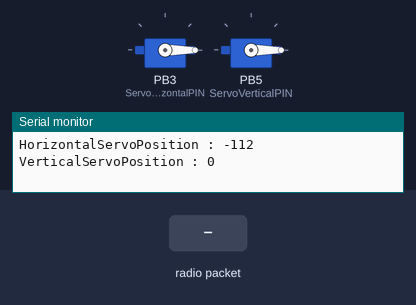
A sketch run on a simulated ATtiny85, built with avr-gcc and run on an emulated ATtiny85. On the bench: 2 × servo, the last lines printed to the serial monitor. The test bench sets the inputs (shaded band). No radio packets arrive unless stated.

Above: at 1.2 s.
1.3 s: radio packet "1" arrives
At 1.8 s:
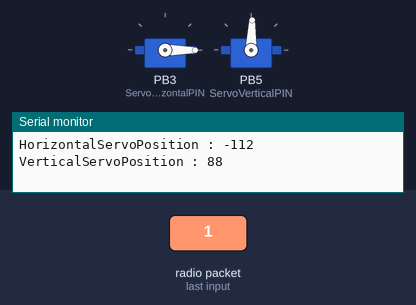
2.9 s: radio packet "0" arrives
At 3.4 s:
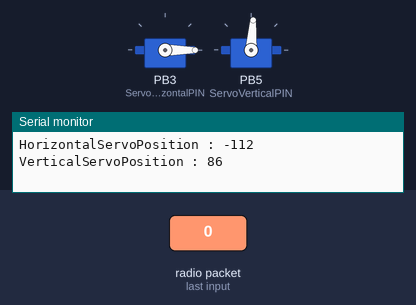
Timing chart, 0 to 5.9 s (numbered marks = the images above; inputs shaded):
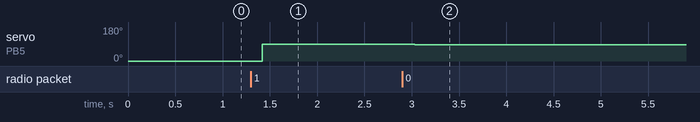

Measured:
- after the input at 1.3 s, servo on PB5 (ServoVerticalPIN): 0° → 88° after 0.12 s
- after the input at 2.9 s, servo on PB5 (ServoVerticalPIN): 88° → 86° after 0.13 s

The sketch:

nrf201l01_test_recieve.ino
```cpp
/* YourDuinoStarter Example:RECEIVE nRF24L01 Joystick data to control Pan Tilt Servos Over Radio.
   QUESTIONS? terry@yourduino.com
 -WHAT IT DOES:
  -Receives Joystick Analog Values over a nRF24L01 Radio Link, using the Radiohead library.
  - Sends Joystick position to 2 servos, usually X,Y to pan-tilt arrangement
  - TODO! Send the Joystick push-down click to turn Laser on and off
 - SEE the comments after "//" on each line below
 - CONNECTIONS: nRF24L01 Modules See:
 http://arduino-info.wikispaces.com/Nrf24L01-2.4GHz-HowTo
   1 - GND
   2 - VCC 3.3V !!! NOT 5V
   3 - CE to Arduino pin 8
   4 - CSN to Arduino pin 10
   5 - SCK to Arduino pin 13
   6 - MOSI to Arduino pin 11
   7 - MISO to Arduino pin 12
   8 - UNUSED


   -V2.00 7/12/14 by Noah King
   Based on examples at http://www.airspayce.com/mikem/arduino/RadioHead/index.html
*/

/*-----( Import needed libraries )-----*/
// SEE http://arduino-info.wikispaces.com/Arduino-Libraries  !!
// NEED the SoftwareServo library installed
// http://playground.arduino.cc/uploads/ComponentLib/SoftwareServo.zip
#include <SoftwareServo.h>  // Regular Servo library creates timer conflict!

// NEED the RadioHead Library installed!
// http://www.airspayce.com/mikem/arduino/RadioHead/RadioHead-1.23.zip
#include <RHReliableDatagram.h>
#include <RH_NRF24.h>

#include <SPI.h>

/*-----( Declare Constants and Pin Numbers )-----*/
#define CLIENT_ADDRESS     1
#define SERVER_ADDRESS     2

#define ServoHorizontalPIN 3   //Pin Numbers
#define ServoVerticalPIN   5
#define LaserPIN           6

#define ServoMIN_H  0  // Don't go to very end of servo travel
#define ServoMAX_H  180 // which may not be all the way from 0 to 180.
#define ServoMIN_V  0  // Don't go to very end of servo travel
#define ServoMAX_V  180 // which may not be all the way from 0 to 180.


/*-----( Declare objects )-----*/
SoftwareServo HorizontalServo;
SoftwareServo VerticalServo;  // create servo objects to control servos

// Create an instance of the radio driver
RH_NRF24 RadioDriver;

// Create an instance of a manager object to manage message delivery and receipt, using the driver declared above
RHReliableDatagram RadioManager(RadioDriver, SERVER_ADDRESS);

/*-----( Declare Variables )-----*/
int HorizontalJoystickReceived; // Variable to store received Joystick values
int HorizontalServoPosition;    // variable to store the servo position

int VerticalJoystickReceived;   // Variable to store received Joystick values
int VerticalServoPosition;      // variable to store the servo position

uint8_t ReturnMessage[] = "JoyStick Data Received";  // 28 MAX
// Predefine the message buffer here: Don't put this on the stack:
uint8_t buf[RH_NRF24_MAX_MESSAGE_LEN];

//--------------------------------( SETUP Runs ONCE )-----------------------------------------------------
void setup()
{
  pinMode(LaserPIN, OUTPUT);
  digitalWrite(LaserPIN, HIGH); // turn on Laser

  /*-----( Set up servos )-----*/
  HorizontalServo.attach(ServoHorizontalPIN);  // attaches the servo to the servo object
  VerticalServo.attach(ServoVerticalPIN);      // attaches the servo to the servo object


  // begin serial to display on Serial Monitor. Set Serial Monitor to 115200
  // See http://arduino-info.wikispaces.com/YourDuino-Serial-Monitor
  Serial.begin(115200);

  if (!RadioManager.init()) // Initialize radio. If NOT "1" received, it failed.
    Serial.println("init failed");
  // Defaults after init are 2.402 GHz (channel 2), 2Mbps, 0dBm
} // END Setup


//--------------------------------( LOOP runs continuously )-----------------------------------------------------
void loop()
{
  if (RadioManager.available())
  {
 // Wait for a message addressed to us from the client
    uint8_t len = sizeof(buf);
    uint8_t from;
    if (RadioManager.recvfromAck(buf, &len, &from))
 //Serial Print the values of joystick
    {
      Serial.print("got request from : 0x");
      Serial.print(from, HEX);
      Serial.print(": X = ");
      Serial.println(buf[0]);
      Serial.print(" Y = ");
      Serial.println(buf[1]);

      // Send a reply back to the originator client, check for error
      if (!RadioManager.sendtoWait(ReturnMessage, sizeof(ReturnMessage), from))
        Serial.println("sendtoWait failed");
    }// end 'IF Received data Available
  }// end 'IF RadioManager Available

  {
    SoftwareServo::refresh();//refreshes servo to keep them updating
    HorizontalJoystickReceived  = buf[1];  // Get the values received
    VerticalJoystickReceived    = buf[0];

    // scale it to use it with the servo (value between MIN and MAX)
    HorizontalServoPosition  = map(HorizontalJoystickReceived, 50, 130, ServoMIN_H , ServoMAX_H);
    VerticalServoPosition    = map(VerticalJoystickReceived,   0, 100, ServoMIN_V , ServoMAX_V);
    Serial.print("HorizontalServoPosition : ");
    Serial.print(HorizontalServoPosition);
    Serial.print("  VerticalServoPosition : ");
    Serial.println(VerticalServoPosition);
    // tell servos to go to position
    HorizontalServo.write(HorizontalServoPosition);
    VerticalServo.write(VerticalServoPosition);
    delay(25);                      // wait for the servo to reach the position
  }
}// END Main LOOP
```
